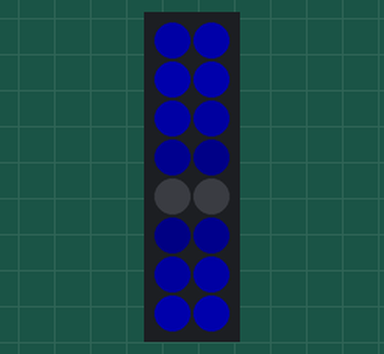
This program was run on a simulated ESP8266 board running MicroPython. Shown: 2×8 RGB LED matrix (first LED top left, wired row by row). Dim RGB values are drawn brighter than linear.

Above: at 0.45 s.
At 4.96 s:
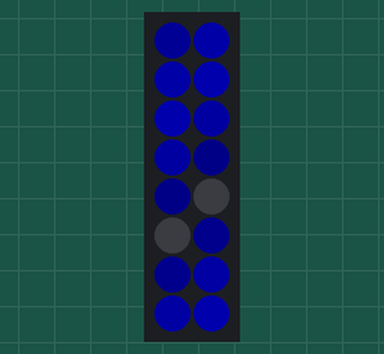
At 9.47 s:
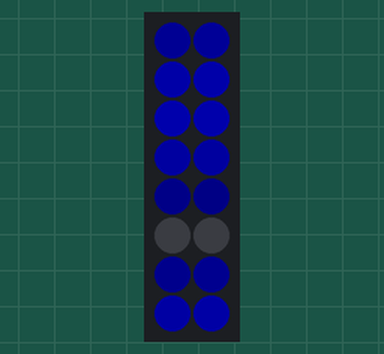
At 18.5 s:
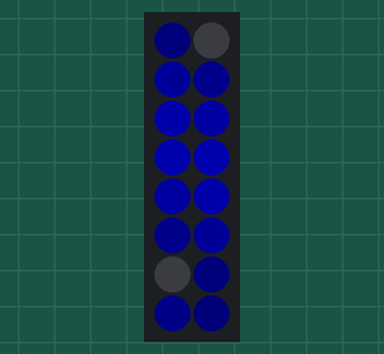
At 27.52 s:
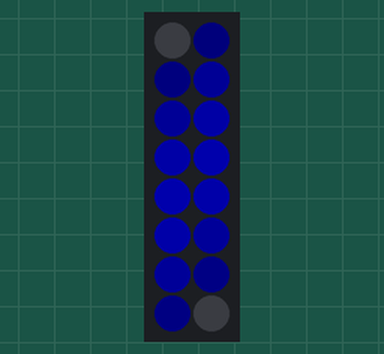
At 36.85 s:
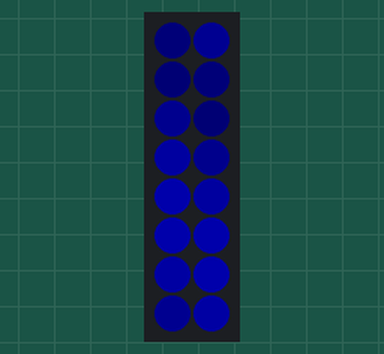

The program:

simple-sine.py
```python
import machine
import math
import neopixel
import time

PIXEL_WIDTH = 2
PIXEL_HEIGHT = 8
MAX_BRIGHT = 50.0
TIME_DIV = 500.0

np = neopixel.NeoPixel(machine.Pin(14), PIXEL_WIDTH*PIXEL_HEIGHT)

#clear all the pixels and turn them off
np.fill((0,0,0))
np.write
current = lambda: int(round(time.time()* math.pi ))
while True:
        np.fill((0,0,0))
        current = time.ticks_ms() / TIME_DIV
        for x in range(PIXEL_WIDTH):
            for y in range(PIXEL_HEIGHT):
                #v = math.sin(x*2.0+current)
                v = math.sin(1.0*(x*math.sin(current/2.0)+y*math.cos(current/3.0))+current)
                v = (v+1.0)/2.0
                np[y*PIXEL_WIDTH+x] = (0, 0, int(MAX_BRIGHT*v))

        np.write()
```
